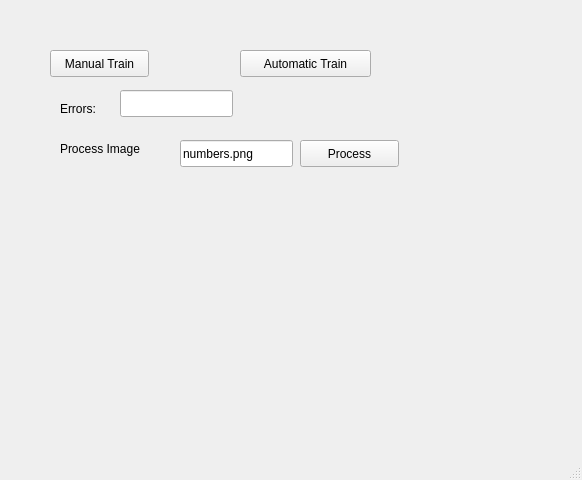
<?xml version="1.0" encoding="UTF-8"?>
<ui version="4.0">
 <class>JVBotServerUI</class>
 <widget class="QMainWindow" name="JVBotServerUI">
  <property name="geometry">
   <rect>
    <x>0</x>
    <y>0</y>
    <width>582</width>
    <height>480</height>
   </rect>
  </property>
  <property name="windowTitle">
   <string>JVBotServerUI</string>
  </property>
  <widget class="QWidget" name="centralwidget">
   <widget class="QPushButton" name="pButtonTrain">
    <property name="geometry">
     <rect>
      <x>50</x>
      <y>50</y>
      <width>99</width>
      <height>27</height>
     </rect>
    </property>
    <property name="text">
     <string>Manual Train</string>
    </property>
   </widget>
   <widget class="QLabel" name="label">
    <property name="geometry">
     <rect>
      <x>60</x>
      <y>100</y>
      <width>67</width>
      <height>17</height>
     </rect>
    </property>
    <property name="text">
     <string>Errors:</string>
    </property>
   </widget>
   <widget class="QLineEdit" name="pTextBoxErrors">
    <property name="geometry">
     <rect>
      <x>120</x>
      <y>90</y>
      <width>113</width>
      <height>27</height>
     </rect>
    </property>
   </widget>
   <widget class="QPushButton" name="pButtonAutomaticTrain">
    <property name="geometry">
     <rect>
      <x>240</x>
      <y>50</y>
      <width>131</width>
      <height>27</height>
     </rect>
    </property>
    <property name="text">
     <string>Automatic Train</string>
    </property>
   </widget>
   <widget class="QPushButton" name="pButtonProcessImage">
    <property name="geometry">
     <rect>
      <x>300</x>
      <y>140</y>
      <width>99</width>
      <height>27</height>
     </rect>
    </property>
    <property name="text">
     <string>Process</string>
    </property>
   </widget>
   <widget class="QLabel" name="label_2">
    <property name="geometry">
     <rect>
      <x>60</x>
      <y>140</y>
      <width>131</width>
      <height>17</height>
     </rect>
    </property>
    <property name="text">
     <string>Process Image</string>
    </property>
   </widget>
   <widget class="QLineEdit" name="pTextBoxImage">
    <property name="geometry">
     <rect>
      <x>180</x>
      <y>140</y>
      <width>113</width>
      <height>27</height>
     </rect>
    </property>
    <property name="text">
     <string>numbers.png</string>
    </property>
   </widget>
   <widget class="QWidget" name="verticalLayoutWidget">
    <property name="geometry">
     <rect>
      <x>50</x>
      <y>200</y>
      <width>491</width>
      <height>221</height>
     </rect>
    </property>
    <layout class="QVBoxLayout" name="pRenderLayout"/>
   </widget>
  </widget>
  <widget class="QMenuBar" name="menubar">
   <property name="geometry">
    <rect>
     <x>0</x>
     <y>0</y>
     <width>582</width>
     <height>25</height>
    </rect>
   </property>
  </widget>
  <widget class="QStatusBar" name="statusbar"/>
 </widget>
 <resources/>
 <connections/>
</ui>
